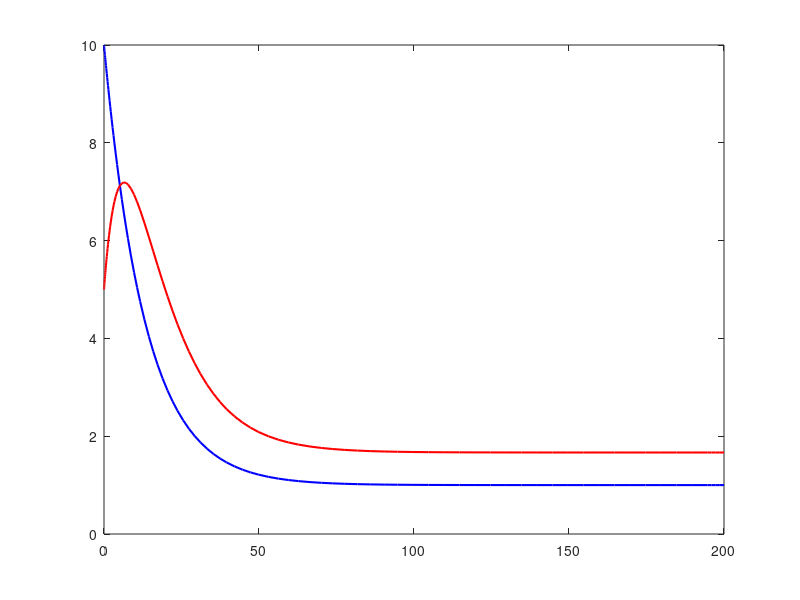

This chart was generated by the following MATLAB code: (Note: this script raises an error after producing the figure.)
%----------Problem 5-----------
clc; clear; close all;

%% Parameters
C0 = 1;     % g/m^3
C10 = 10;   % g/m^3
C20 = 5;    % g/m^3
W = 1e4;    % g/day
V1 = 200000.00;   % m^3
V2 = 100000.00;    % m^3
Q_max = 1.5e4;    % m^3/day
t_target = 40;    % days

%% Search for Q and Solve ODE
Q_values = linspace(0, Q_max, 100);
found = false;
Q_opt = Q_max;
t_required = NaN;

for Q = Q_values
    beta1 = Q / V1;
    beta2 = Q / V2;
    beta3 = W / V2;
    odefun = @(t, C) [beta1 * (C0 - C(1)); beta2 * (C(1) - C(2)) + beta3];
    [t, C] = ode45(odefun, [0 t_target], [C10; C20]);
    if C(end,1) < 2 && C(end,2) < 2
        fprintf('For Q = %.2f m^3/day, the target is achieved within 40 days\n', Q);
        Q_opt = Q;
        t_required = t(end);
        found = true;
        break
    end
end

if ~found
    fprintf('The target cannot be achieved within 40 days for Q_max = %.2f m^3/day\n', Q_max);
    Q_opt = Q_max;
    beta1 = Q_opt / V1;
    beta2 = Q_opt / V2;
    beta3 = W / V2;
    odefun = @(t, C) [beta1 * (C0 - C(1)); beta2 * (C(1) - C(2)) + beta3];
    [t_long, C_long] = ode45(odefun, [0 200], [C10; C20]);

    idx = find(C_long(:,1) < 2 & C_long(:,2) < 2, 1);
    if isempty(idx)
        fprintf('Even after 200 days, concentrations do not fall below 2 g/m^3.\n');
        t_required = NaN;
    else
        t_required = t_long(idx);
        fprintf('For Q = %.2f m^3/day, the target is achieved after %.2f days.\n', Q_opt, t_required);
    end

    t = t_long;
    C = C_long;
end

%% Plotting and Save
figure;
plot(t, C(:, 1), 'b-', 'LineWidth', 1.5); hold on;
plot(t, C(:, 2), 'r-', 'LineWidth', 1.5);
yline(2, 'k--', 'Threshold', 'LineWidth', 1.5);
xline(t_target, 'g--', 'Target Time (40 days)', 'LineWidth', 1.5);
if ~isnan(t_required)
    xline(t_required, 'm--', sprintf('Actual Achieved Time (%.2f days)', t_required), 'LineWidth', 1.5);
end
title('Concentration and Time to Reach Threshold');
xlabel('Time (days)');
ylabel('Concentration (g/m^3)');
legend('C1(t) (Lake 1)', 'C2(t) (Lake 2)', ...
    'Threshold (2 g/m^3)', 'Target Time', 'Actual Time');
grid on;

set(gca, 'FontSize', 18);
set(gcf, 'Position', [100, 100, 1600, 900]);
exportgraphics(gcf, 'Problem5.pdf', 'ContentType', 'vector');
